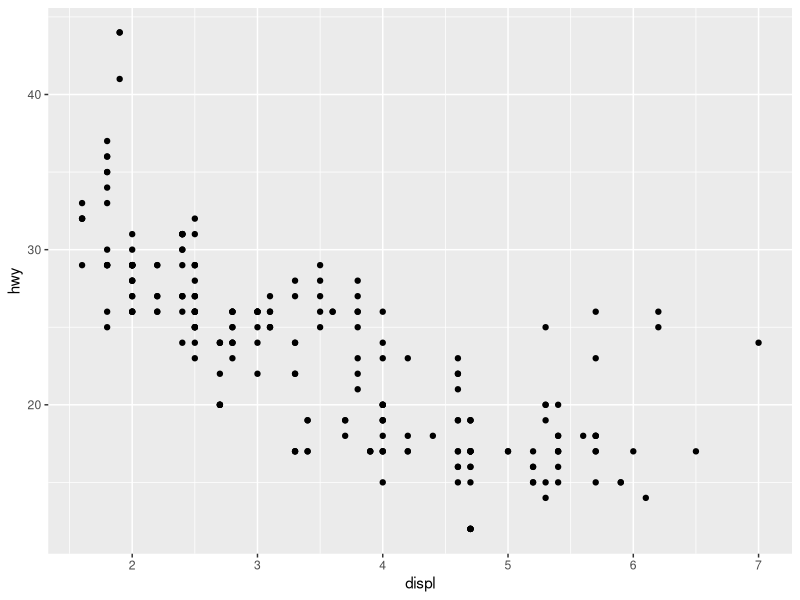
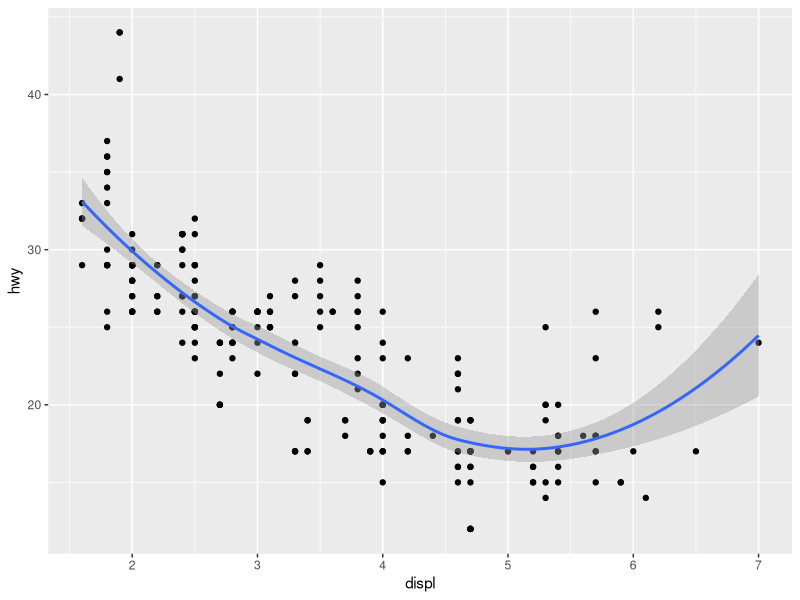
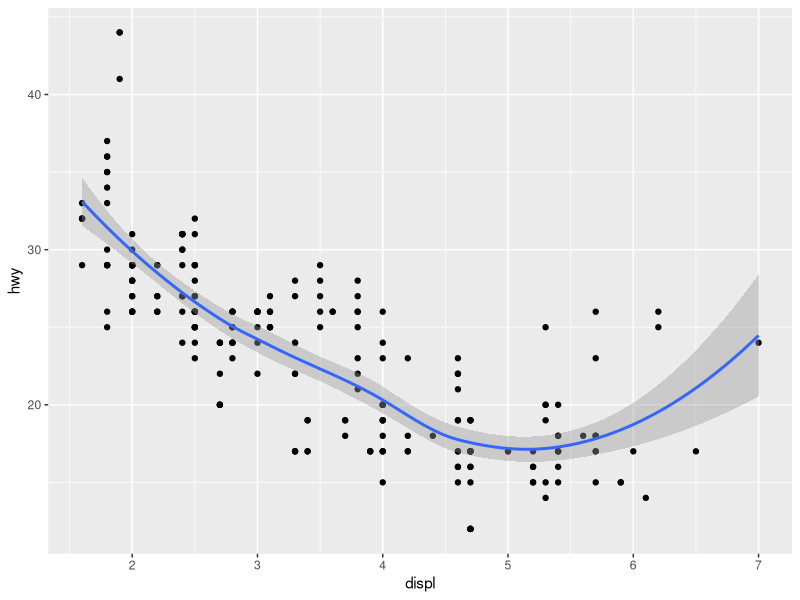

Reproduce these figures in R, in order.

# ggplot ------------------------------------------------------------------
library(ggplot2)
ggplot(data = mpg, aes(x = displ, y = hwy)) +
  geom_point()



# Global ------------------------------------------------------------------

ggplot(data = mpg, aes(x = displ, y = hwy)) + geom_point() +
  geom_smooth()

# Local -------------------------------------------------------------------

ggplot(data = mpg) + geom_point(aes(x = displ, y = hwy)) +
  geom_smooth(aes(x = displ, y = hwy))
